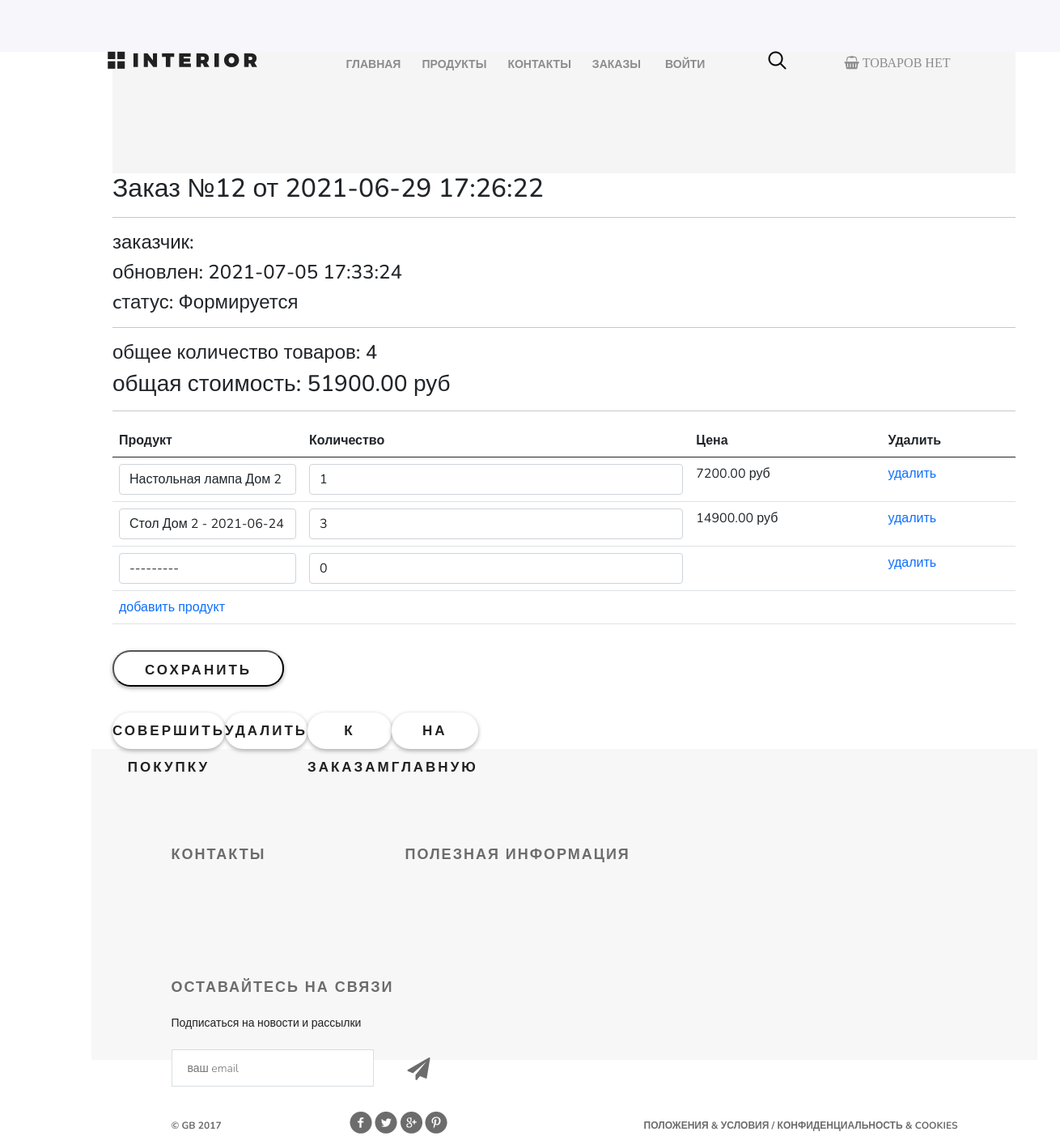
The page /order/update/12/ on the database as committed earlier.
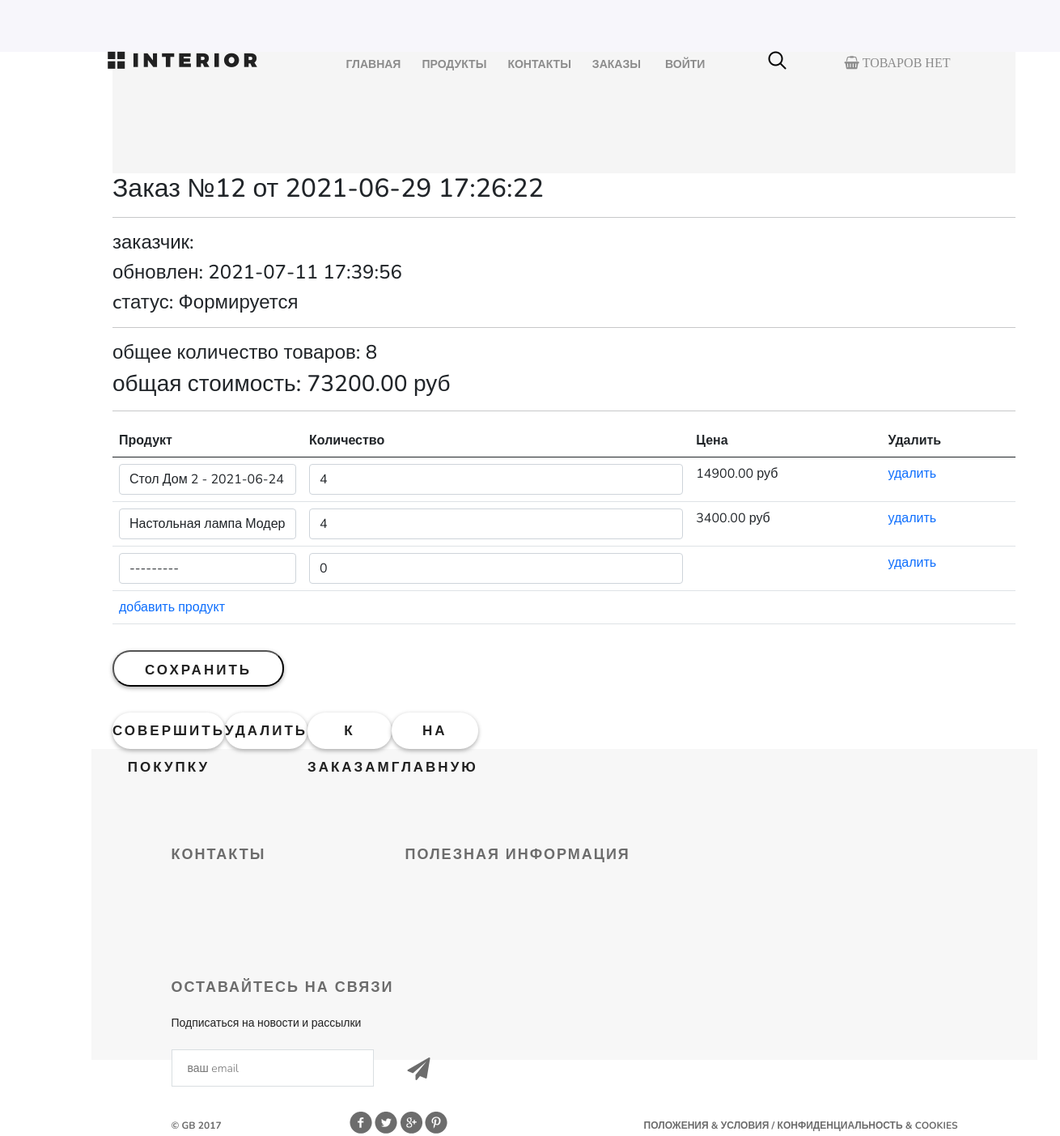
The same page on the database as committed later.
### ordersapp/models.py (models this page shows, shortened)
class Order(models.Model):
    FORMING = 'FM'
    SEND_TO_PROCEED = 'STP'
    PROCEEDED = 'PRD'
    PAID = 'PD'
    READY = 'RD'
    CANCEL = 'CNC'
    DELIVERED = 'DVD'
    STATUSES = (
        (FORMING, 'Формируется'),
        (SEND_TO_PROCEED, 'Отправлен в обработку'),
        (PROCEEDED, 'Обработан'),
        (PAID, 'Оплачен'),
        (READY, 'Готов к выдаче'),
        (CANCEL, 'Отменен'),
        (DELIVERED, 'Выдан')
    )
    user = models.ForeignKey(
        settings.AUTH_USER_MODEL,
        on_delete=models.CASCADE,
    )
    created_at = models.DateTimeField(
        auto_now_add=True,
        verbose_name='создан',
    )
    update_at = models.DateTimeField(
        auto_now=True,
        verbose_name='обновлен',
    )
    status = models.CharField(
        choices=STATUSES,
        default=FORMING,
        verbose_name='статус',
        max_length=3,
    )
    is_active = models.BooleanField(
        default=True,
    )
    def get_total_quantity(self):
        _items = self.orderitems.select_related()
        return sum(list(map(lambda x: x.quantity, _items)))
    def get_total_cost(self):
        _items = self.orderitems.select_related()
        return sum(list(map(lambda x: x.quantity * x.product.price, _items)))

class OrderItem(models.Model):
    order = models.ForeignKey(
        Order,
        on_delete=models.CASCADE,
        related_name='orderitems',
        null=True,
    )
    product = models.ForeignKey(
        Product,
        on_delete=models.CASCADE,
        verbose_name='продукт',
    )
    quantity = models.PositiveSmallIntegerField(
        default=0,
        verbose_name='количество',
    )

### mainapp/models.py (models this page shows)
class Product(models.Model):
    category = models.ForeignKey(
        ProductCategory,
        on_delete=models.CASCADE,
        verbose_name='категория'
    )
    name = models.CharField(
        verbose_name='название продукта',
        max_length=128,
    )
    image = models.ImageField(
        upload_to='product_img',
        blank=True,
    )
    short_desc = models.CharField(
        max_length=256,
        verbose_name='краткое описание',
        blank=True,
    )
    description = models.TextField(
        verbose_name='описание продукта',
        blank=True,
        max_length=500,
    )
    price = models.DecimalField(
        verbose_name='цена продукта',
        max_digits=8,
        decimal_places=2,
        default=0,
    )
    quantity = models.PositiveIntegerField(
        verbose_name='количество на складе',
        default=0
    )
    def __str__(self):
        return f'{self.name} {self.category}'
    is_active = models.BooleanField(
        verbose_name='активна',
        default=True
    )
    @staticmethod
    def get_items():
        return Product.objects.filter(is_active=True).order_by('category', 'name')

### ordersapp/views.py (the view, shortened to what this page needs)
# urls.py: path('update/<int:pk>/', ordersapp.OrderUpdate.as_view(), name='update'),
class OrderUpdate(UpdateView):
    model = Order
    success_url = reverse_lazy('ordersapp:list')
    fields = []
    def get_context_data(self, **kwargs):
        data = super(OrderUpdate, self).get_context_data(**kwargs)
        OrderFormSet = inlineformset_factory(Order, OrderItem, form=OrderItemEditForm, extra=1)
        if self.request.POST:
            data['orderitems'] = OrderFormSet(self.request.POST, instance=self.object)
        else:
            orderitemsformset = OrderFormSet(instance=self.object)
            for form in orderitemsformset.forms:
                if form.instance.pk:
                    form.initial['price'] = form.instance.product.price
            data['orderitems'] = orderitemsformset
        data['links'] = list(get_links())
        data['auth'] = list(get_auth(request=self.request))
        data['title'] = 'редактирование заказы'
        return data

### mainapp/context_processors.py (called while the page is built)
def basket(request):
    basket_list = []
    if request.user.is_authenticated:
        basket_list = Basket.objects.filter(user=request.user)
    return {
        'basket': basket_list
    }

def get_links():
    links_ = [{'href': 'index', 'name': 'главная'},
              {'href': 'mainapp:products', 'name': 'продукты'},
              {'href': 'contact', 'name': 'контакты'}]
    return links_

def get_auth(request):
    name = ShopUser.objects.filter(username=request.user.username).first()
    auth_ = [{'href': 'auth:edit', 'name': name}]
    return auth_

### mainapp/models.py (called while the page is built)
    def __str__(self):
        return f'{self.name} {self.id} - {self.created_at}'

### ordersapp/templates/ordersapp/order_form.html (shortened to what this page needs)
{% extends 'ordersapp/base.html' %}
{% load static %}
{% block content %}
    {% include 'ordersapp/includes/inc_order_summary.html' %}
    <div class="order_form">
        <form action="" method="post">
            <table class="table">
                {% for form in orderitems.forms %}
                    {% if forloop.first %}
                        <thead>
                        <tr>
                            {% for field in form.visible_fields %}
                                <th class="{% cycle 'td1' 'td2' 'td3' 'td4' %} order formset_td">
                                    {{ field.label|capfirst }}
                                </th>
                            {% endfor %}
                        </tr>
                        </thead>
                    {% endif %}
                    <tr class="formset_row">
                        {% for field in form.visible_fields %}
                            <td class="{% cycle 'td1' 'td2' 'td3' 'td4' %} order formset_td">
                                {% if field.name != 'price' %}
                                    {{ field }}
                                {% else %}
                                    {% if field.value %}
                                        <span class="orderitems-{{forloop.parentloop.counter0}}-price">
                                            {{ field.value }}
                                        </span> руб
                                    {% endif %}
                                {% endif %}
                            </td>
                        {% endfor %}
                    </tr>
                {% endfor %}
            </table>
            <button type="submit" value="сохранить" class="button-order">сохранить</button>
        </form>
    </div>
    {% include 'ordersapp/includes/inc_order_actions.html' %}
{% endblock %}

### ordersapp/templates/ordersapp/includes/inc_order_summary.html (shortened to what this page needs)
{% if object %}
    <div class="h2">Заказ №{{ object.pk }} от {{ object.created_at|date:"Y-m-d H:i:s" }}</div>
    <hr>
    <div class="h4">заказчик: {{ user.last_name }} {{ user.first_name }} </div>
    <div class="h4">обновлен: {{ object.update_at|date:"Y-m-d H:i:s" }}</div>
    <div class="h4">cтатус: {{ object.get_status_display }}</div>
    <hr>
    <div class="h4">
        общее количество товаров: <span class="order_total_quantity">{{ object.get_total_quantity }}</span>
    </div>
    <div class="h3">
        общая стоимость: <span class="order_total_cost">{{ object.get_total_cost }}</span> руб
    </div>
{% endif %}
<hr>

Rows that differ between the two databases and show on the page:
no longer on this page (row edited): Product: value "7200.00"
changed Order "Формируется": update_at "2021-07-05 17:33:24" → "2021-07-11 17:39:56"; get_total_quantity "4" → "8"; get_total_cost "51900.00" → "73200.00"
now on this page (row unchanged): Product: value "3400.00"
Other text that changed with them:
form field field: "Настольная лампа Дом 2 - 2021-06-24 18:16:20.503703+00:00" → "Стол Дом 2 - 2021-06-24 18:16:20.503703+00:00"
form field field: "1" → "4"
form field field: "Стол Дом 2 - 2021-06-24 18:16:20.503703+00:00" → "Настольная лампа Модерн 3 - 2021-06-24 18:16:40.041901+00:00"
form field field: "3" → "4"
new list line: "14900.00"
list line gone: "руб"
new list line: "руб"
list line gone: "14900.00"
